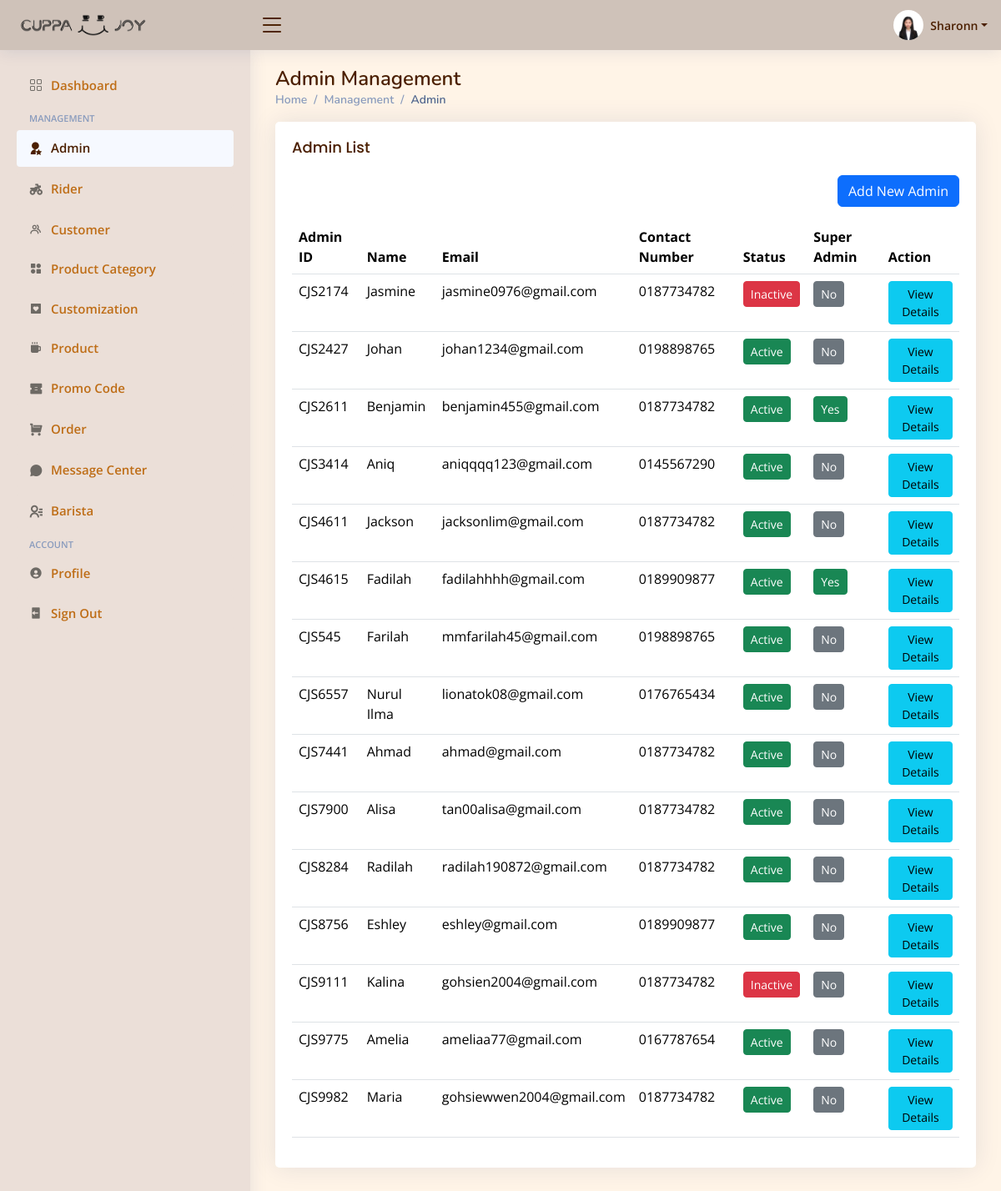
/Admin/staff.php (signed in), run on the app's committed database.
### tables this page shows
CREATE TABLE `staff` (
  `S_ID` varchar(50) NOT NULL,
  `S_Name` varchar(50) NOT NULL,
  `S_Email` varchar(100) NOT NULL,
  `S_Photo` varchar(100) NOT NULL,
  `S_Password` varchar(225) NOT NULL,
  `S_Status` varchar(50) NOT NULL,
  `Super_Staff` varchar(100) NOT NULL,
  `S_ContactNum` varchar(12) NOT NULL,
  `Add_By` varchar(50) NOT NULL
);

### Admin/staff.php (the view, shortened to what this page needs)
<?php
include("../user/db_connection.php");
$currentuser = $_SESSION["S_ID"];
$sql = "SELECT * FROM `staff` WHERE S_ID = '$currentuser'";
$gotResult = mysqli_query($con, $sql);
if ($gotResult && mysqli_num_rows($gotResult) > 0) {
    $row = mysqli_fetch_array($gotResult);
    $name = $row['S_Name'];
    $photo = $row['S_Photo'];
}
$sqlSuperAdminCheck = "SELECT Super_Staff FROM staff WHERE S_ID = '$currentuser'";
$resultSuperAdminCheck = $con->query($sqlSuperAdminCheck);
$currentuserSuperAdmin = false;
if ($resultSuperAdminCheck->num_rows > 0) {
    $rowSuperAdminCheck = $resultSuperAdminCheck->fetch_assoc();
    if ($rowSuperAdminCheck['Super_Staff'] == 'Yes') {
        $currentuserSuperAdmin = true;
    }
}
$sql = "
        SELECT s1.S_ID, s1.S_Name, s1.S_Email, s1.S_ContactNum, s1.S_Photo, s1.S_Status, s1.Super_Staff, s1.Add_By, s2.S_Name AS Added_By_Name
        FROM staff s1
        LEFT JOIN staff s2 ON s1.Add_By = s2.S_ID
        WHERE s1.S_ID != '$currentuser'";
$result = $con->query($sql);
?>
<!DOCTYPE html>
<html lang="en">
<head>
  <link href="assets/vendor/bootstrap/css/bootstrap.min.css" rel="stylesheet">
  <link href="assets/vendor/bootstrap-icons/bootstrap-icons.css" rel="stylesheet">
  <link href="assets/vendor/boxicons/css/boxicons.min.css" rel="stylesheet">
  <link href="assets/vendor/quill/quill.snow.css" rel="stylesheet">
  <link href="assets/vendor/quill/quill.bubble.css" rel="stylesheet">
  <link href="assets/vendor/remixicon/remixicon.css" rel="stylesheet">
  <link href="assets/vendor/simple-datatables/style.css" rel="stylesheet">
  <link href="assets/css/style.css" rel="stylesheet">
</head>
<body>
  <header id="header" class="header fixed-top d-flex align-items-center">
    <div class="d-flex align-items-center justify-content-between">
      <a href="dashboard.php" class="logo d-flex align-items-center">
        <img src="assets/image/full-logo-black.png" alt="">
      </a>
      <i class="bi bi-list toggle-sidebar-btn"></i>
    </div>
    <nav class="header-nav ms-auto">
      <ul class="d-flex align-items-center">
        <li class="nav-item dropdown pe-3">
        <a class="nav-link nav-profile d-flex align-items-center pe-0" href="#" data-bs-toggle="dropdown">
            <img src="../image/admin/<?php echo $photo; ?>" alt="Profile" class="rounded-circle">
            <span class="d-none d-md-block dropdown-toggle ps-2"><?php echo $name; ?></span>
        </a>
        </li>
      </ul>
    </nav>
  </header>
  <aside id="sidebar" class="sidebar">
    <ul class="sidebar-nav" id="sidebar-nav">
    <li class="nav-item">
        <a class="nav-link collapsed" href="dashboard.php">
          <i class="bi bi-grid"></i>
          <span>Dashboard</span>
        </a>
      </li>
      <li class="nav-heading">Management</li>
      <li class="nav-item">
        <a class="nav-link" href="staff.php">
          <i class="ri-user-star-fill"></i>
          <span>Admin</span>
        </a>
      </li>
      <li class="nav-item">
        <a class="nav-link collapsed" href="rider.php">
          <i class="ri-motorbike-fill"></i>
          <span>Rider</span>
        </a>
      </li>
      <li class="nav-item">
        <a class="nav-link collapsed" href="customer.php">
          <i class="bx bx-group"></i>
          <span>Customer</span>
        </a>
      </li>
      <li class="nav-item">
        <a class="nav-link collapsed" href="category.php">
          <i class="bx bxs-category-alt"></i>
          <span>Product Category</span>
        </a>
      </li>
      <li class="nav-item">
        <a class="nav-link collapsed" href="customisation.php">
          <i class="bx bxs-heart-square"></i>
          <span>Customization</span>
        </a>
      </li>
      <li class="nav-item">
        <a class="nav-link collapsed" href="product.php">
          <i class="bx bxs-coffee"></i>
          <span>Product</span>
        </a>
      </li>
      <li class="nav-item">
        <a class="nav-link collapsed" href="promo.php">
          <i class="ri-coupon-fill"></i>
          <span>Promo Code</span>
        </a>
      </li>
      <li class="nav-item">
        <a class="nav-link collapsed" href="order2.php">
          <i class="ri-shopping-cart-fill"></i>
          <span>Order</span>
        </a>
      </li>
      <li class="nav-item">
        <a class="nav-link collapsed" href="message.php">
          <i class="ri-chat-3-fill"></i>
          <span>Message Center</span>
        </a>
      </li>
      <li class="nav-item">
        <a class="nav-link collapsed" href="barista.php">
          <i class="ri-contacts-line"></i>
          <span>Barista</span>
        </a>
      </li>
      <li class="nav-heading">Account</li>
      <li class="nav-item">
        <a class="nav-link collapsed" href="users-profile.php">
          <i class="bx bxs-user-circle"></i>
          <span>Profile</span>
        </a>
      </li>
      <li class="nav-item">
        <a class="nav-link collapsed" href="pages-login.php" onclick="return confirmLogout();">
          <i class="bx bxs-log-out"></i>
          <span>Sign Out</span>
        </a>
      </li>
    </ul>
  </aside>
  <main id="main" class="main">
    <div class="pagetitle">
      <h1>Admin Management</h1>
      <nav>
        <ol class="breadcrumb">
          <li class="breadcrumb-item"><a href="dashboard.php">Home</a></li>
          <li class="breadcrumb-item">Management</li>
          <li class="breadcrumb-item active">Admin</li>
        </ol>
      </nav>
    </div>
    <section class="section">
      <div class="row">
        <div class="col-lg-12">
          <div class="card">
            <div class="card-body">
              <h5 class="card-title">Admin List</h5>
                  <?php if ($currentuserSuperAdmin): ?>
                      <div class="d-flex justify-content-end mb-3">
                          <button type="button" class="btn btn-primary" data-bs-toggle="modal" data-bs-target="#addStaffModal">Add New Admin</button>
                      </div>
                  <?php endif; ?>
              <table class="table datatable">
                <thead>
                  <tr>
                    <th>Admin ID</th>
                    <th>Name</th>
                    <th>Email</th>
                    <th>Contact Number</th>
                    <th>Status</th>
                    <th>Super Admin</th>
                    <th>Action</th>
                  </tr>
                </thead>
                <tbody>
                <?php
                    if ($result->num_rows > 0) {
                        while ($row = $result->fetch_assoc()) {
                            echo "<tr>";
                            echo "<td>" . $row["S_ID"] . "</td>";
                            echo "<td>" . $row["S_Name"] . "</td>";
                            echo "<td>" . $row["S_Email"] . "</td>";
                            echo "<td>" . $row["S_ContactNum"] . "</td>";
                            echo "<td>";
                            if ($currentuserSuperAdmin) {
                              echo "<button type='button' class='btn btn-" . ($row['S_Status'] == 'Active' ? 'success' : 'danger') . " btn-sm toggle-status' data-staff-id='" . $row['S_ID'] . "' data-current-status='" . $row['S_Status'] . "'>" . $row['S_Status'] . "</button>";
                          }
                          echo "</td>";
                          echo "<td>";
                          if ($currentuserSuperAdmin) {
                              echo "<button type='button' class='btn btn-" . ($row['Super_Staff'] == 'Yes' ? 'success' : 'secondary') . " btn-sm toggle-super-staff' data-staff-id='" . $row['S_ID'] . "' data-current-super-staff='" . $row['Super_Staff'] . "'>" . $row['Super_Staff'] . "</button>";
                          }
                            echo "</td>";
                            echo "<td>";
                            echo "<button type='button' class='btn btn-info btn-sm' data-bs-toggle='modal' data-bs-target='#staffDetailsModal_" . $row['S_ID'] . "'>View Details</button>";
                            echo "</td>";
                            echo "</tr>";
                        }
                    } else {
                        echo "<tr><td colspan='7'>No staff records found</td></tr>";
                    }
                    ?>
                </tbody>
              </table>
            </div>
          </div>
        </div>
      </div>
    </section>
  </main>
</body>
</html>

### Admin/assets/css/style.css (style rules this page uses)
:root { scroll-behavior: smooth; }
body { font-family: "Open Sans", sans-serif; background: #fff4e7; color: #444444; }
a { color: #f19041; text-decoration: none; }
h1, h2, h3, h4, h5, h6 { font-family: "Nunito", sans-serif; }
#main { margin-top: 60px; padding: 20px 30px; transition: all 0.3s; }
.pagetitle { margin-bottom: 10px; }
.pagetitle h1 { font-size: 24px; margin-bottom: 0; font-weight: 600; color: #4b1f00; }
.card { margin-bottom: 30px; border: none; border-radius: 5px; box-shadow: 0px 0 30px rgba(1, 41, 112, 0.1); }
.card-title { padding: 20px 0 15px 0; font-size: 18px; font-weight: 500; color: #4b1f00; font-family: "Poppins", sans-serif; }
.card-body { padding: 0 20px 20px 20px; }
.breadcrumb { font-size: 14px; font-family: "Nunito", sans-serif; color: #899bbd; font-weight: 600; }
.breadcrumb a { color: #899bbd; transition: 0.3s; }
.breadcrumb .breadcrumb-item::before { color: #899bbd; }
.breadcrumb .active { color: #51678f; font-weight: 600; }
.logo { line-height: 1; }
@media (min-width: 1200px) { .logo { width: 280px; } }
.logo img { max-height: 26px; margin-right: 6px; margin-left: 30px; transform: scale(2.0); }
.header { transition: all 0.5s; z-index: 997; height: 60px; box-shadow: 0px 2px 20px rgba(1, 41, 112, 0.1); background-color: #cfc2b9; padding-left: 20px; }
.header .toggle-sidebar-btn { font-size: 32px; padding-left: 10px; cursor: pointer; color: #4b1f00; }
.header-nav ul { list-style: none; }
.header-nav>ul { margin: 0; padding: 0; }
.header-nav .nav-profile { color: #4b1f00; }
.header-nav .nav-profile img { max-height: 36px; }
.header-nav .nav-profile span { font-size: 14px; font-weight: 600; }
.sidebar { position: fixed; top: 60px; left: 0; bottom: 0; width: 300px; z-index: 996; transition: all 0.3s; padding: 20px; overflow-y: auto; scrollbar-width: thin; scrollbar-color: #c8b394 transparent; box-shadow: 0px 0px 20px rgba(1, 41, 112, 0.1); background-color: #ebdfd8; }
@media (min-width: 1200px) { #main, #footer { margin-left: 300px; } }
.sidebar-nav { padding: 0; margin: 0; list-style: none; }
.sidebar-nav li { padding: 0; margin: 0; list-style: none; }
.sidebar-nav .nav-item { margin-bottom: 5px; }
.sidebar-nav .nav-heading { font-size: 11px; text-transform: uppercase; color: #899bbd; font-weight: 600; margin: 10px 0 5px 15px; }
.sidebar-nav .nav-link { display: flex; align-items: center; font-size: 15px; font-weight: 600; color: #4b1f00; transition: 0.3; background: #f6f9ff; padding: 10px 15px; border-radius: 4px; }
.sidebar-nav .nav-link i { font-size: 16px; margin-right: 10px; color:#4b1f00; }
.sidebar-nav .nav-link.collapsed { color: #be6d16; background:#ebdfd8; }
.sidebar-nav .nav-link.collapsed i { color: #6e6a65; }

### data on the page
staff: S_Photo (picture), S_Name "Sharonn"
staff: S_ID "CJS2174", S_Name "Jasmine", S_Email "jasmine0976@gmail.com", S_ContactNum "0187734782", S_Status "Inactive", Super_Staff "No"
staff: S_ID "CJS2427", S_Name "Johan", S_Email "johan1234@gmail.com", S_ContactNum "0198898765", S_Status "Active", Super_Staff "No"
staff: S_ID "CJS2611", S_Name "Benjamin", S_Email "benjamin455@gmail.com", S_ContactNum "0187734782", S_Status "Active", Super_Staff "Yes"
staff: S_ID "CJS3414", S_Name "Aniq", S_Email "aniqqqq123@gmail.com", S_ContactNum "0145567290", S_Status "Active", Super_Staff "No"
staff: S_ID "CJS4611", S_Name "Jackson", S_Email "jacksonlim@gmail.com", S_ContactNum "0187734782", S_Status "Active", Super_Staff "No"
staff: S_ID "CJS4615", S_Name "Fadilah", S_Email "fadilahhhh@gmail.com", S_ContactNum "0189909877", S_Status "Active", Super_Staff "Yes"
staff: S_ID "CJS545", S_Name "Farilah", S_Email "mmfarilah45@gmail.com", S_ContactNum "0198898765", S_Status "Active", Super_Staff "No"
staff: S_ID "CJS6557", S_Name "Nurul Ilma", S_Email "lionatok08@gmail.com", S_ContactNum "0176765434", S_Status "Active", Super_Staff "No"
staff: S_ID "CJS7441", S_Name "Ahmad", S_Email "ahmad@gmail.com", S_ContactNum "0187734782", S_Status "Active", Super_Staff "No"
staff: S_ID "CJS7900", S_Name "Alisa", S_Email "tan00alisa@gmail.com", S_ContactNum "0187734782", S_Status "Active", Super_Staff "No"
staff: S_ID "CJS8284", S_Name "Radilah", S_Email "radilah190872@gmail.com", S_ContactNum "0187734782", S_Status "Active", Super_Staff "No"
staff: S_ID "CJS8756", S_Name "Eshley", S_Email "eshley@gmail.com", S_ContactNum "0189909877", S_Status "Active", Super_Staff "No"
staff: S_ID "CJS9111", S_Name "Kalina", S_Email "gohsien2004@gmail.com", S_ContactNum "0187734782", S_Status "Inactive", Super_Staff "No"
staff: S_ID "CJS9775", S_Name "Amelia", S_Email "ameliaa77@gmail.com", S_ContactNum "0167787654", S_Status "Active", Super_Staff "No"
staff: S_ID "CJS9982", S_Name "Maria", S_Email "gohsiewwen2004@gmail.com", S_ContactNum "0187734782", S_Status "Active", Super_Staff "No"
